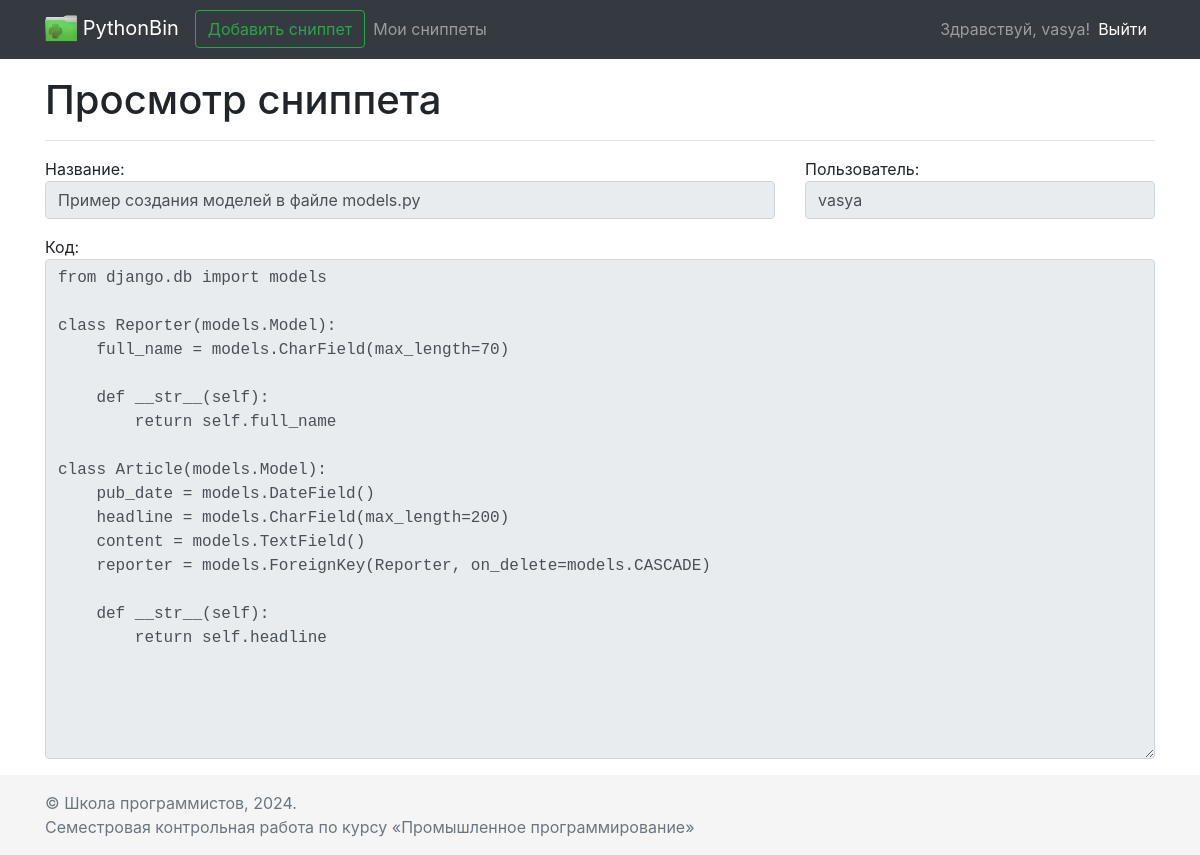
Page /snippets/1 (signed in) on the committed database.
### main/models.py (models this page shows)
class Snippet(models.Model):
    name = models.CharField(max_length=200)
    code = models.TextField(max_length=5000)
    creation_date = models.DateTimeField()
    user = models.ForeignKey(to=User, on_delete=models.CASCADE,
                             blank=True, null=True)  # can be empty due to usage of AnonymousUser

### main/views.py (the view)
# urls.py: path('snippets/<int:id>', views.view_snippet_page, name='view_snippet'),
@login_required
def view_snippet_page(request, id):
    context = get_base_context(request, 'Просмотр сниппета')
    try:
        record = Snippet.objects.get(id=id)
        user = request.user
        if user.is_authenticated:
            username = user.username  # Имя пользователя, если авторизован
        else:
            username = 'AnonymousUser'
        context['addform'] = AddSnippetForm(
            initial={
                'user': username,
                'name': record.name,
                'code': record.code,
            }
        )
    except Snippet.DoesNotExist:
        raise Http404
    return render(request, 'pages/view_snippet.html', context)

### main/forms.py
class LoginForm(forms.Form):
    username = forms.CharField(
        max_length=20,
        required=True,
        widget=forms.TextInput(
            attrs={
                'class': 'form-control',
                'placeholder': 'Username',
            }
        )
    )
    password = forms.CharField(
        max_length=20,
        required=True,
        widget=forms.PasswordInput(
            attrs={
                'class': 'form-control',
                'placeholder': 'Password',
            }
        )
    )

class AddSnippetForm(forms.Form):
    name = forms.CharField(
        label='Название',
        max_length=200,
        widget=forms.TextInput(
            attrs={
                'class': 'form-control'
            }
        )
    )
    user = forms.CharField(
        label='Пользователь',
        max_length=20,
        widget=forms.TextInput(
            attrs={
                'class': 'form-control',
                'disabled': '',
            }
        ),
        required=False
    )
    code = forms.CharField(
        label='Код',
        max_length=5000,
        widget=forms.Textarea(
            attrs={
                'class': 'form-control',
                'style': 'height:500px'
            }
        )
    )

### main/views.py (called while the page is built)
def get_base_context(request, pagename):
    return {
        'pagename': pagename,
        'loginform': LoginForm(),
        'user': request.user,
    }

### main/templates/pages/view_snippet.html (shortened to what this page needs)
{% extends 'base.html' %}
{% block content %}
<div class="row">
    <div class="col">
        <form>
            <fieldset disabled>
                <div class="form-group row">
                    <div class="col col-8">
                        {{ addform.name.label }}: {{ addform.name }}
                    </div>
                    <div class="col col-4">
                        {{ addform.user.label }}: {{ addform.user }}
                    </div>
                </div>
                <div class="form-group row">
                    <div class="col">
                        {{ addform.code.label }}: {{ addform.code }}
                    </div>
                </div>
            </fieldset>
        </form>
    </div>
</div>
{% endblock %}

### main/templates/base.html (shortened to what this page needs)
{% load static %}
<!doctype html>
<html lang="en" class="h-100">
    <head>
        {% block base_css %}
        <link rel="stylesheet" href="{% static 'css/bootstrap.min.css' %}">
        <link rel="stylesheet" href="{% static 'css/sticky-footer-navbar.css' %}">
        {% endblock %}
    </head>
    <body class="d-flex flex-column h-100">
        <header>
            {% block header %}
                {% include 'header.html' %}
            {% endblock %}
        </header>
        <main role="main" class="mt-3 flex-shrink-0">
            <div class="container">
                {% block pagename %}
                <div class="row">
                    <div class="col">
                        <h1>{{ pagename }}</h1><hr>
                    </div>
                </div>
                {% endblock %}
                {% block content %}
                {% endblock %}
            </div>
        </main>
        <footer class="footer mt-auto py-3">
            {% block footer %}
                {% include 'footer.html' %}
            {% endblock %}
        </footer>
    </body>
</html>

### main/templates/header.html (shortened to what this page needs)
{% load static %}
<nav class="navbar navbar-expand-md navbar-dark fixed-top bg-dark">
    <div class="container">
        <a class="navbar-brand" href="{% url 'index' %}">
            <img src="{% static 'images/logo.png' %}" width="32" height="32" alt="">
            PythonBin
        </a>
        <div class="collapse navbar-collapse" id="navbarCollapse">
            <ul class="navbar-nav mr-auto">
                <li class="form-inline">
                    <a class="btn btn-outline-success" href="{% url 'add_snippet' %}">Добавить сниппет</a>
                </li>
                {% if request.user.is_authenticated %}
                    <li class="nav-item"><a class="nav-link" href="{% url 'my_snippets' %}">Мои сниппеты</a></li>
                {% endif %}
            </ul>
            {% if request.user.is_authenticated %}
                <ul class="navbar-nav mr-right">
                    <span class="navbar-text">
                        Здравствуй, {{ request.user.username }}!
                    </span>
                    <li class="nav-item active"><a class="nav-link" href="{% url 'logout' %}">Выйти</a></li>
                </ul>
            {% endif %}
        </div>
    </div>
</nav>

### main/templates/footer.html
<div class="container">
    {% block footer %}
    <span class="text-muted">
        &copy; Школа программистов, {% now "Y" %}. <br>
        Семестровая контрольная работа по курсу &laquo;Промышленное программирование&raquo;
    </span>
    {% endblock %}
</div>

### static/css/sticky-footer-navbar.css (style rules this page uses)
main > .container { padding: 60px 15px 0; }
.footer { background-color: #f5f5f5; }
.footer > .container { padding-right: 15px; padding-left: 15px; }

### main/templates/pages/view_snippet.html (style rules this page uses)
textarea { font-family:monospace; }

### rows in the picture
Snippet: name "Пример создания моделей в файле models.py", user "vasya", code "from django.db import models class Reporter(models.Model): full_name = models.CharField(max_length=70) def __str__(self): return self.full_name class Article(models.Model): pub_date = models.DateField() headline = models.CharField(max_length=200) content = models.TextField() reporter = models.ForeignKey(Reporter, on_delete=models.CASCADE) def __str__(self): return self.headline"

### other values in the picture
{{ request.user.username }} "vasya"
{{ pagename }} "Просмотр сниппета"
{{ addform.name.label }} "Название"
{{ addform.user.label }} "Пользователь"
{{ addform.code.label }} "Код"
